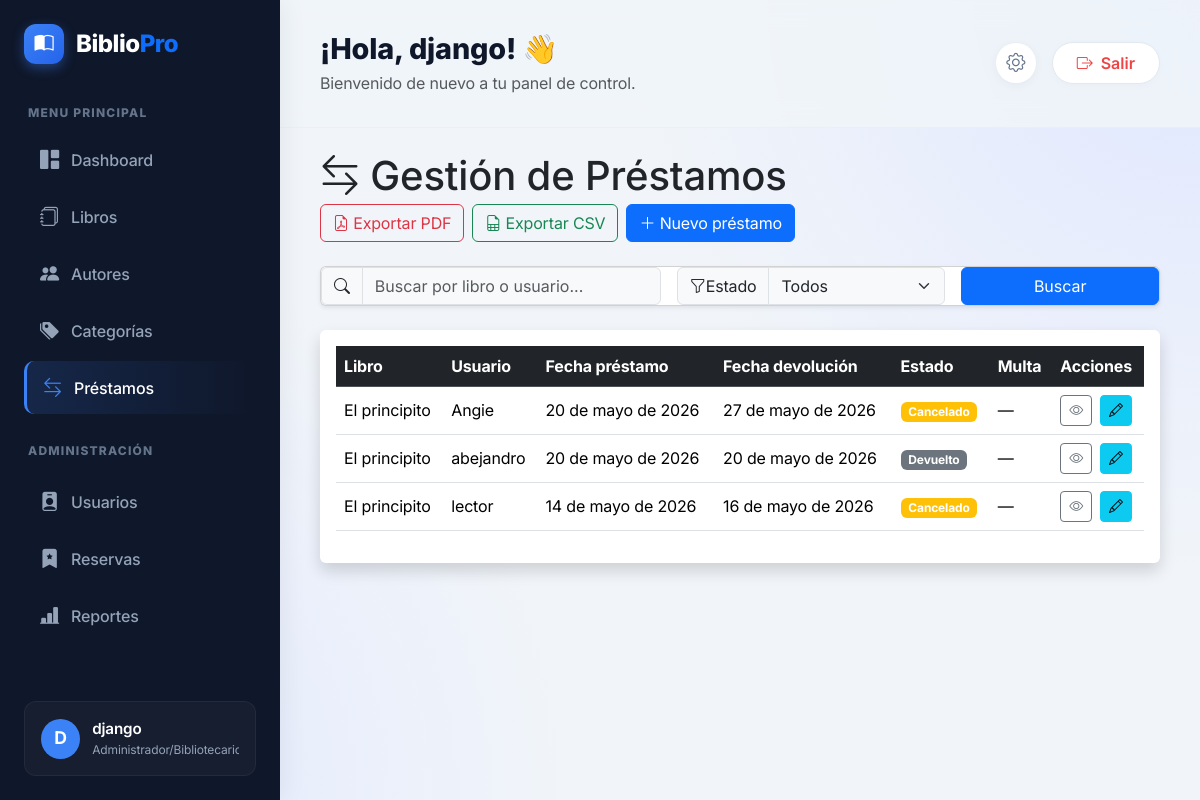
/prestamos/ (signed in), run on the app's committed database.
### accounts/models.py (models this page shows, shortened)
class Perfil(models.Model):
    ROLES = (
        ('ADMIN', 'Administrador/Bibliotecario'),
        ('LECTOR', 'Lector'),
    )
    user = models.OneToOneField(User, on_delete=models.CASCADE)
    primer_nombre = models.CharField(max_length=100)
    segundo_nombre = models.CharField(max_length=100, blank=True)
    primer_apellido = models.CharField(max_length=100)
    segundo_apellido = models.CharField(max_length=100, blank=True)
    rol = models.CharField(max_length=20, choices=ROLES, default='LECTOR')
    sancionado = models.BooleanField(default=False)
    activo = models.BooleanField(default=True)

### prestamos/models.py (models this page shows, shortened)
class Prestamo(models.Model):
    ESTADOS = [
        ('PENDIENTE', 'Pendiente'),
        ('ACTIVO', 'Activo'),
        ('DEVUELTO', 'Devuelto'),
        ('RETRASADO', 'Retrasado'),
        ('CANCELADO', 'Cancelado'),
    ]
    usuario = models.ForeignKey(
        User,
        on_delete=models.PROTECT,
        related_name='prestamos'
    )
    libro = models.ForeignKey(
        Libro,
        on_delete=models.PROTECT,
        related_name='prestamos'
    )
    fecha_prestamo = models.DateField(
        default=timezone.localdate
    )
    fecha_devolucion = models.DateField()
    fecha_entrega = models.DateField(
        blank=True,
        null=True
    )
    notificacion_vencimiento_enviada = models.BooleanField(
        default=False
    )
    fecha_notificacion_enviada = models.DateTimeField(
        blank=True,
        null=True
    )
    estado = models.CharField(
        max_length=20,
        choices=ESTADOS,
        default='PENDIENTE'
    )
    multa = models.DecimalField(
        max_digits=10,
        decimal_places=2,
        default=Decimal('0.00')
    )
    observaciones = models.TextField(
        blank=True
    )
    creado = models.DateTimeField(
        auto_now_add=True
    )
    class Meta:
        ordering = ['-fecha_prestamo']
        verbose_name = 'préstamo'
        verbose_name_plural = 'préstamos'

### libros/models.py (models this page shows, shortened)
class Libro(models.Model):
    ESTADOS = [
        ('DISPONIBLE', 'Disponible'),
        ('PRESTADO', 'Prestado'),
        ('RESERVADO', 'Reservado'),
        ('RETRASADO', 'Retrasado'),
    ]
    titulo = models.CharField(
        max_length=200
    )
    isbn = models.CharField(
        max_length=20,
        unique=True
    )
    descripcion = models.TextField()
    autor = models.ForeignKey(
        Autor,
        on_delete=models.CASCADE
    )
    categoria = models.ForeignKey(
        Categoria,
        on_delete=models.CASCADE
    )
    imagen = models.ImageField(
        upload_to='libros/',
        blank=True,
        null=True
    )
    cantidad = models.PositiveIntegerField(
        default=1
    )
    disponibles = models.PositiveIntegerField(
        default=1
    )
    estado = models.CharField(
        max_length=20,
        choices=ESTADOS,
        default='DISPONIBLE'
    )
    fecha_creacion = models.DateTimeField(
        auto_now_add=True
    )

### prestamos/views.py (the view, shortened to what this page needs)
@login_required
def lista_prestamos(request):
    query = request.GET.get('q', '')
    estado_filtro = request.GET.get('estado', '')
    if request.user.perfil.rol == 'ADMIN':
        prestamos = Prestamo.objects.select_related(
            'usuario',
            'libro'
        ).all()
    if estado_filtro:
        prestamos = prestamos.filter(estado=estado_filtro)
    return render(
        request,
        'prestamos/lista_prestamos.html',
        {
            'prestamos': prestamos,
            'query': query,
            'estado_filtro': estado_filtro,
            'ESTADOS': Prestamo.ESTADOS
        }
    )

### prestamos/templates/prestamos/lista_prestamos.html (shortened to what this page needs)
{% extends "base.html" %}
{% block content %}
<div class="page-header align-items-end mb-4">
    <h1 class="fw-extrabold text-dark mb-1">
        <i class="bi bi-arrow-left-right"></i>
        Gestión de Préstamos
    </h1>
    {% if request.user.perfil.rol == 'ADMIN' %}
    <div class="d-flex gap-2">
        <a href="{% url 'exportar_prestamos_pdf' %}?q={{ query }}&estado={{ estado_filtro }}" class="btn btn-outline-danger">
            <i class="bi bi-file-earmark-pdf"></i>
            Exportar PDF
        </a>
        <a href="{% url 'exportar_prestamos_csv' %}?q={{ query }}&estado={{ estado_filtro }}" class="btn btn-outline-success">
            <i class="bi bi-file-earmark-spreadsheet"></i>
            Exportar CSV
        </a>
        <a href="{% url 'crear_prestamo' %}" class="btn btn-primary">
            <i class="bi bi-plus-lg"></i>
            Nuevo préstamo
        </a>
    </div>
    {% endif %}
</div>
<div class="card mb-4 shadow-sm">
    <div class="panel-body">
        <form method="GET" class="row g-3 align-items-center">
            <div class="col-md-5">
                <div class="input-group">
                    <span class="input-group-text"><i class="bi bi-search"></i></span>
                    <input type="text" name="q" class="form-control bg-light" placeholder="Buscar por libro o usuario..." value="{{ query }}">
                </div>
            </div>
            <div class="col-md-4">
                <div class="input-group">
                    <span class="input-group-text"><i class="bi bi-funnel"></i> Estado</span>
                    <select name="estado" class="form-select bg-light">
                        <option value="">Todos</option>
                    </select>
                </div>
            </div>
            <div class="col-md-3">
                <button type="submit" class="btn btn-primary w-100">Buscar</button>
            </div>
        </form>
    </div>
</div>
<div class="table-responsive shadow bg-white rounded p-3">
    <table class="table table-hover align-middle">
        <thead class="table-dark">
            <tr>
                <th>Libro</th>
                <th>Usuario</th>
                <th>Fecha préstamo</th>
                <th>Fecha devolución</th>
                <th>Estado</th>
                <th>Multa</th>
                <th>Acciones</th>
            </tr>
        </thead>
        <tbody>
            {% for p in prestamos %}
            <tr>
                <td>{{ p.libro.titulo }}</td>
                <td>{{ p.usuario.username }}</td>
                <td>{{ p.fecha_prestamo }}</td>
                <td>{{ p.fecha_devolucion }}</td>
                <td>
                    <span class="badge
                        {% if p.estado == 'ACTIVO' %}bg-success
                        {% elif p.estado == 'RETRASADO' %}bg-danger
                        {% elif p.estado == 'DEVUELTO' %}bg-secondary
                        {% else %}bg-warning{% endif %}">
                        {{ p.get_estado_display }}
                    </span>
                </td>
                <td>{% if p.multa > 0 %}${{ p.multa|floatformat:0 }}{% else %}—{% endif %}</td>
                <td>
                    <div class="d-flex gap-2">
                        <a href="{% url 'detalle_prestamo' p.id %}" class="btn btn-sm btn-outline-secondary" title="Ver detalles">
                            <i class="bi bi-eye"></i>
                        </a>
                        {% if request.user.perfil.rol == 'ADMIN' %}
                            <a href="{% url 'editar_prestamo' p.id %}" class="btn btn-sm btn-info" title="Editar préstamo">
                                <i class="bi bi-pencil"></i>
                            </a>
                        {% endif %}
                    </div>
                </td>
            </tr>
            {% empty %}
            <tr>
                <td colspan="7" class="text-center text-muted py-4">No hay préstamos registrados.</td>
            </tr>
            {% endfor %}
        </tbody>
    </table>
</div>
{% endblock %}

### templates/base.html (shortened to what this page needs)
{% load static %}
<!DOCTYPE html>
<html lang="es">
<head>
    <link href="https://cdn.jsdelivr.net/npm/bootstrap@5.3.3/dist/css/bootstrap.min.css" rel="stylesheet">
    <link rel="stylesheet" href="{% static 'css/style.css' %}">
    <link rel="stylesheet" href="{% static 'css/app.css' %}">
    <link rel="stylesheet" href="https://cdn.jsdelivr.net/npm/bootstrap-icons@1.11.3/font/bootstrap-icons.min.css">
</head>
<body class="bg-gradient-modern">
    {% if user.is_authenticated %}
    <div class="app-layout">
        <aside class="modern-sidebar">
            <div class="sidebar-brand">
                <div class="brand-icon"><i class="bi bi-book-half"></i></div>
                <h3 class="brand-text">Biblio<span class="text-primary">Pro</span></h3>
            </div>
            <p class="sidebar-heading">MENU PRINCIPAL</p>
            <ul class="nav flex-column sidebar-nav">
                <li class="nav-item">
                    <a href="{% url 'dashboard' %}" class="nav-link {% if request.resolver_match.url_name == 'dashboard' %}active{% endif %}">
                        <i class="bi bi-grid-1x2-fill"></i><span>Dashboard</span>
                    </a>
                </li>
                <li class="nav-item">
                    <a href="{% url 'lista_libros' %}" class="nav-link {% if 'libro' in request.resolver_match.url_name %}active{% endif %}">
                        <i class="bi bi-journals"></i><span>Libros</span>
                    </a>
                </li>
                <li class="nav-item">
                    <a href="{% url 'lista_autores' %}" class="nav-link {% if 'autor' in request.resolver_match.url_name %}active{% endif %}">
                        <i class="bi bi-people-fill"></i><span>Autores</span>
                    </a>
                </li>
                <li class="nav-item">
                    <a href="{% url 'lista_categorias' %}" class="nav-link {% if 'categoria' in request.resolver_match.url_name %}active{% endif %}">
                        <i class="bi bi-tags-fill"></i><span>Categorías</span>
                    </a>
                </li>
                <li class="nav-item">
                    <a href="{% url 'lista_prestamos' %}" class="nav-link {% if 'prestamo' in request.resolver_match.url_name %}active{% endif %}">
                        <i class="bi bi-arrow-left-right"></i><span>Préstamos</span>
                    </a>
                </li>
                {% if user.perfil.rol == 'ADMIN' %}
                <p class="sidebar-heading mt-4">ADMINISTRACIÓN</p>
                <li class="nav-item">
                    <a href="{% url 'usuarios' %}" class="nav-link {% if 'usuario' in request.resolver_match.url_name %}active{% endif %}">
                        <i class="bi bi-person-badge-fill"></i><span>Usuarios</span>
                    </a>
                </li>
                <li class="nav-item">
                    <a href="{% url 'reservas:list' %}" class="nav-link {% if 'reserva' in request.resolver_match.url_name %}active{% endif %}">
                        <i class="bi bi-bookmark-star-fill"></i><span>Reservas</span>
                    </a>
                </li>
                <li class="nav-item">
                    <a href="{% url 'reportes:index' %}" class="nav-link {% if 'reporte' in request.resolver_match.url_name %}active{% endif %}">
                        <i class="bi bi-bar-chart-line-fill"></i><span>Reportes</span>
                    </a>
                </li>
                {% endif %}
            </ul>
            <div class="sidebar-footer mt-auto">
                <div class="user-info-card">
                    <div class="user-avatar">{{ user.username|make_list|first|upper }}</div>
                    <div class="user-details">
                        <span class="user-name">{{ user.first_name|default:user.username }}</span>
                        <span class="user-role">{{ user.perfil.get_rol_display }}</span>
                    </div>
                </div>
            </div>
        </aside>
        <main class="main-content-wrapper">
            <header class="modern-topbar">
                <div class="topbar-left">
                    <h2 class="page-greeting">¡Hola, {{ user.first_name|default:user.username }}! 👋</h2>
                    <p class="page-subtitle text-muted mb-0">Bienvenido de nuevo a tu panel de control.</p>
                </div>
                <div class="topbar-right">
                    <a href="{% url 'perfil' %}" class="btn-icon" data-bs-toggle="tooltip" title="Mi Perfil">
                        <i class="bi bi-gear"></i>
                    </a>
                    <form method="POST" action="{% url 'logout' %}" class="d-inline">
                        <button type="submit" class="btn btn-logout rounded-pill px-4">
                            <i class="bi bi-box-arrow-right me-2"></i>Salir
                        </button>
                    </form>
                </div>
            </header>
            <div class="content-area mt-4">
                {% block content %}{% endblock %}
            </div>
        </main>
    </div>
    {% else %}
    <div class="auth-layout">
        {% block auth_content %}{% endblock %}
    </div>
    {% endif %}
</body>
</html>

### data on the page
Prestamo: libro.titulo "El principito", usuario.username "Angie", fecha_prestamo "20 de mayo de 2026", fecha_devolucion "27 de mayo de 2026", estado "Cancelado"
Prestamo: libro.titulo "El principito", usuario.username "abejandro", fecha_prestamo "20 de mayo de 2026", fecha_devolucion "20 de mayo de 2026", estado "Devuelto"
Prestamo: libro.titulo "El principito", usuario.username "lector", fecha_prestamo "14 de mayo de 2026", fecha_devolucion "16 de mayo de 2026", estado "Cancelado"

### other printed values
{{ user.username|make_list|first|upper }} "D"
{{ user.first_name|default:user.username }} "django"
